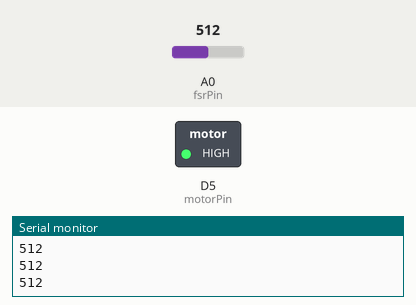
Simulated run of this sketch. Board: ESP8266 (NodeMCU). On the bench: switched loads named in the sketch (green lamp = pin HIGH), the last lines printed to the serial monitor. The test bench sets the inputs (shaded band); at power-on: A0 (fsrPin) = 512.

Above: at 1.2 s.
1.3 s: A0 (fsrPin) set to 122
At 2.5 s:
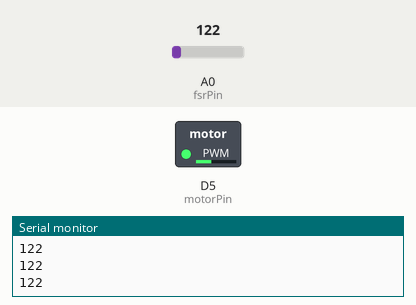
2.8 s: A0 (fsrPin) set to 10
At 3.4 s:
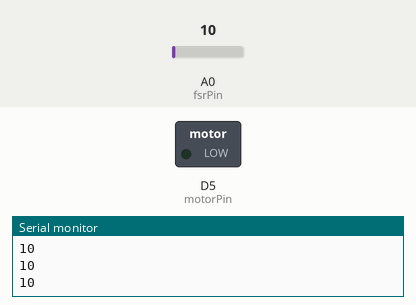
4.3 s: A0 (fsrPin) set to 306
At 5.1 s:
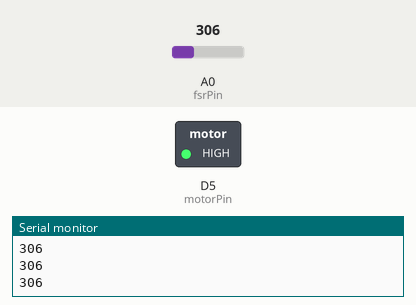
5.8 s: A0 (fsrPin) set to 0
At 7.0 s:
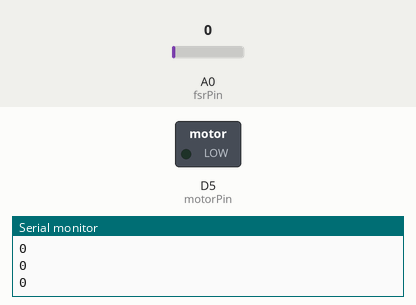
7.3 s: A0 (fsrPin) set to 511
At 8.0 s:
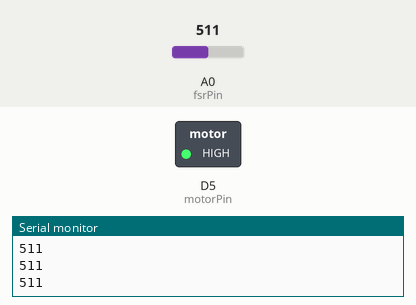
Timing chart, 0 to 9.8 s (numbered marks = the images above; inputs shaded):
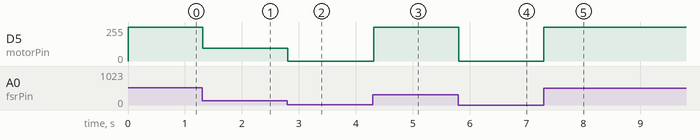

Measured:
- after the input at 1.3 s, D5 (motorPin): 255/255 → 96/255 at once
- after the input at 2.8 s, D5 (motorPin): 96/255 → 0/255 at once
- after the input at 4.3 s, D5 (motorPin): 0/255 → 255/255 at once
- after the input at 5.8 s, D5 (motorPin): 255/255 → 0/255 at once
- after the input at 7.3 s, D5 (motorPin): 0/255 → 255/255 at once

The sketch:

1FSR_1vibMotor.ino
```cpp
int fsrPin = A0; //change pin
int motorPin = D5; //change pin

void setup() {
  pinMode(motorPin, OUTPUT);
  Serial.begin(9600);
}

void loop() {
  int fsrValue = analogRead(fsrPin);
  Serial.println(fsrValue);

  // Map your real values (adjust if needed)
  int speed = map(fsrValue, 15, 300, 0, 255);

  // Limit values
  speed = constrain(speed, 0, 255);

  // Remove noise (no press)
  if (fsrValue < 20) {
    speed = 0;
  }

  analogWrite(motorPin, speed);

  delay(20);
}
```
